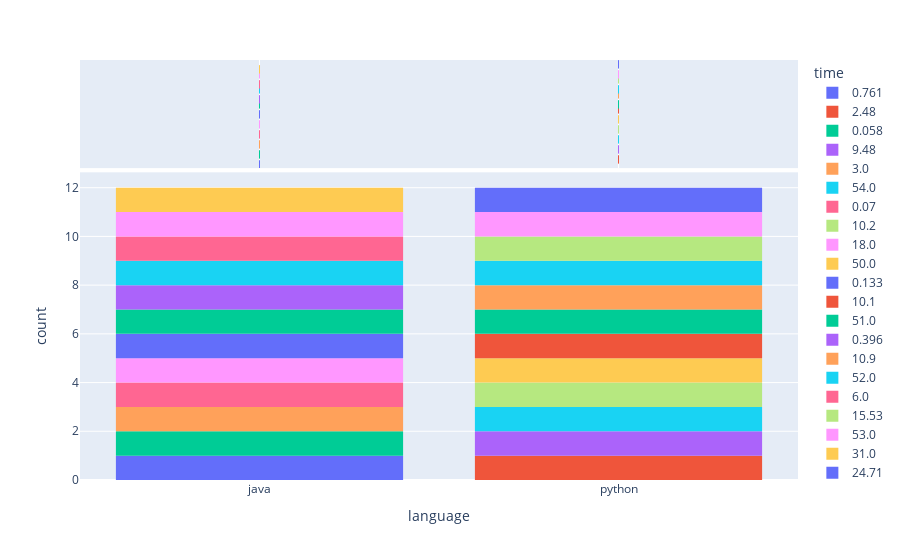

The cell this chart's notebook holds for it:
### Code cell
#this is a plotly graph,run the code(can't be shown in github)
fig = px.histogram(df1,                     #dataframe
                   x = 'language',         #x-values column
                   color = 'time',            #column shown by color
                   marginal = 'rug',         #plot type (eg box,rug) 
                   hover_data = df1.columns #extra info in hover
                   )
fig.show()

### Figure 1 — Plotly figure (JSON) as saved in the notebook; plotly's stock layout.template omitted (floating-point values rounded to 4 significant figures)
{"data": [{"alignmentgroup": "True", "bingroup": "x", "hovertemplate": "time=0.761<br>language=%{x}<br>count=%{y}<extra></extra>", "legendgroup": "0.761", "marker": {"color": "#636efa", "pattern": {"shape": ""}}, "name": "0.761", "offsetgroup": "0.761", "orientation": "v", "showlegend": true, "type": "histogram", "x": ["java"], "xaxis": "x", "yaxis": "y"}, {"alignmentgroup": "True", "boxpoints": "all", "customdata": [[0.761]], "fillcolor": "rgba(255,255,255,0)", "hoveron": "points", "hovertemplate": "time=%{customdata[0]}<br>language=%{x}<extra></extra>", "jitter": 0, "legendgroup": "0.761", "line": {"color": "rgba(255,255,255,0)"}, "marker": {"color": "#636efa", "symbol": "line-ns-open"}, "name": "0.761", "offsetgroup": "0.761", "showlegend": false, "type": "box", "x": ["java"], "xaxis": "x2", "yaxis": "y2"}, {"alignmentgroup": "True", "bingroup": "x", "hovertemplate": "time=2.48<br>language=%{x}<br>count=%{y}<extra></extra>", "legendgroup": "2.48", "marker": {"color": "#EF553B", "pattern": {"shape": ""}}, "name": "2.48", "offsetgroup": "2.48", "orientation": "v", "showlegend": true, "type": "histogram", "x": ["python"], "xaxis": "x", "yaxis": "y"}, {"alignmentgroup": "True", "boxpoints": "all", "customdata": [[2.48]], "fillcolor": "rgba(255,255,255,0)", "hoveron": "points", "hovertemplate": "time=%{customdata[0]}<br>language=%{x}<extra></extra>", "jitter": 0, "legendgroup": "2.48", "line": {"color": "rgba(255,255,255,0)"}, "marker": {"color": "#EF553B", "symbol": "line-ns-open"}, "name": "2.48", "offsetgroup": "2.48", "showlegend": false, "type": "box", "x": ["python"], "xaxis": "x2", "yaxis": "y2"}, {"alignmentgroup": "True", "bingroup": "x", "hovertemplate": "time=0.058<br>language=%{x}<br>count=%{y}<extra></extra>", "legendgroup": "0.058", "marker": {"color": "#00cc96", "pattern": {"shape": ""}}, "name": "0.058", "offsetgroup": "0.058", "orientation": "v", "showlegend": true, "type": "histogram", "x": ["java"], "xaxis": "x", "yaxis": "y"}, {"alignmentgroup": "True", "boxpoints": "all", "customdata": [[0.058]], "fillcolor": "rgba(255,255,255,0)", "hoveron": "points", "hovertemplate": "time=%{customdata[0]}<br>language=%{x}<extra></extra>", "jitter": 0, "legendgroup": "0.058", "line": {"color": "rgba(255,255,255,0)"}, "marker": {"color": "#00cc96", "symbol": "line-ns-open"}, "name": "0.058", "offsetgroup": "0.058", "showlegend": false, "type": "box", "x": ["java"], "xaxis": "x2", "yaxis": "y2"}, {"alignmentgroup": "True", "bingroup": "x", "hovertemplate": "time=9.48<br>language=%{x}<br>count=%{y}<extra></extra>", "legendgroup": "9.48", "marker": {"color": "#ab63fa", "pattern": {"shape": ""}}, "name": "9.48", "offsetgroup": "9.48", "orientation": "v", "showlegend": true, "type": "histogram", "x": ["python"], "xaxis": "x", "yaxis": "y"}, {"alignmentgroup": "True", "boxpoints": "all", "customdata": [[9.48]], "fillcolor": "rgba(255,255,255,0)", "hoveron": "points", "hovertemplate": "time=%{customdata[0]}<br>language=%{x}<extra></extra>", "jitter": 0, "legendgroup": "9.48", "line": {"color": "rgba(255,255,255,0)"}, "marker": {"color": "#ab63fa", "symbol": "line-ns-open"}, "name": "9.48", "offsetgroup": "9.48", "showlegend": false, "type": "box", "x": ["python"], "xaxis": "x2", "yaxis": "y2"}, {"alignmentgroup": "True", "bingroup": "x", "hovertemplate": "time=3.0<br>language=%{x}<br>count=%{y}<extra></extra>", "legendgroup": "3.0", "marker": {"color": "#FFA15A", "pattern": {"shape": ""}}, "name": "3.0", "offsetgroup": "3.0", "orientation": "v", "showlegend": true, "type": "histogram", "x": ["java"], "xaxis": "x", "yaxis": "y"}, {"alignmentgroup": "True", "boxpoints": "all", "customdata": [[3]], "fillcolor": "rgba(255,255,255,0)", "hoveron": "points", "hovertemplate": "time=%{customdata[0]}<br>language=%{x}<extra></extra>", "jitter": 0, "legendgroup": "3.0", "line": {"color": "rgba(255,255,255,0)"}, "marker": {"color": "#FFA15A", "symbol": "line-ns-open"}, "name": "3.0", "offsetgroup": "3.0", "showlegend": false, "type": "box", "x": ["java"], "xaxis": "x2", "yaxis": "y2"}, {"alignmentgroup": "True", "bingroup": "x", "hovertemplate": "time=54.0<br>language=%{x}<br>count=%{y}<extra></extra>", "legendgroup": "54.0", "marker": {"color": "#19d3f3", "pattern": {"shape": ""}}, "name": "54.0", "offsetgroup": "54.0", "orientation": "v", "showlegend": true, "type": "histogram", "x": ["python"], "xaxis": "x", "yaxis": "y"}, {"alignmentgroup": "True", "boxpoints": "all", "customdata": [[54]], "fillcolor": "rgba(255,255,255,0)", "hoveron": "points", "hovertemplate": "time=%{customdata[0]}<br>language=%{x}<extra></extra>", "jitter": 0, "legendgroup": "54.0", "line": {"color": "rgba(255,255,255,0)"}, "marker": {"color": "#19d3f3", "symbol": "line-ns-open"}, "name": "54.0", "offsetgroup": "54.0", "showlegend": false, "type": "box", "x": ["python"], "xaxis": "x2", "yaxis": "y2"}, {"alignmentgroup": "True", "bingroup": "x", "hovertemplate": "time=0.07<br>language=%{x}<br>count=%{y}<extra></extra>", "legendgroup": "0.07", "marker": {"color": "#FF6692", "pattern": {"shape": ""}}, "name": "0.07", "offsetgroup": "0.07", "orientation": "v", "showlegend": true, "type": "histogram", "x": ["java"], "xaxis": "x", "yaxis": "y"}, {"alignmentgroup": "True", "boxpoints": "all", "customdata": [[0.07]], "fillcolor": "rgba(255,255,255,0)", "hoveron": "points", "hovertemplate": "time=%{customdata[0]}<br>language=%{x}<extra></extra>", "jitter": 0, "legendgroup": "0.07", "line": {"color": "rgba(255,255,255,0)"}, "marker": {"color": "#FF6692", "symbol": "line-ns-open"}, "name": "0.07", "offsetgroup": "0.07", "showlegend": false, "type": "box", "x": ["java"], "xaxis": "x2", "yaxis": "y2"}, {"alignmentgroup": "True", "bingroup": "x", "hovertemplate": "time=10.2<br>language=%{x}<br>count=%{y}<extra></extra>", "legendgroup": "10.2", "marker": {"color": "#B6E880", "pattern": {"shape": ""}}, "name": "10.2", "offsetgroup": "10.2", "orientation": "v", "showlegend": true, "type": "histogram", "x": ["python"], "xaxis": "x", "yaxis": "y"}, {"alignmentgroup": "True", "boxpoints": "all", "customdata": [[10.2]], "fillcolor": "rgba(255,255,255,0)", "hoveron": "points", "hovertemplate": "time=%{customdata[0]}<br>language=%{x}<extra></extra>", "jitter": 0, "legendgroup": "10.2", "line": {"color": "rgba(255,255,255,0)"}, "marker": {"color": "#B6E880", "symbol": "line-ns-open"}, "name": "10.2", "offsetgroup": "10.2", "showlegend": false, "type": "box", "x": ["python"], "xaxis": "x2", "yaxis": "y2"}, {"alignmentgroup": "True", "bingroup": "x", "hovertemplate": "time=18.0<br>language=%{x}<br>count=%{y}<extra></extra>", "legendgroup": "18.0", "marker": {"color": "#FF97FF", "pattern": {"shape": ""}}, "name": "18.0", "offsetgroup": "18.0", "orientation": "v", "showlegend": true, "type": "histogram", "x": ["java"], "xaxis": "x", "yaxis": "y"}, {"alignmentgroup": "True", "boxpoints": "all", "customdata": [[18]], "fillcolor": "rgba(255,255,255,0)", "hoveron": "points", "hovertemplate": "time=%{customdata[0]}<br>language=%{x}<extra></extra>", "jitter": 0, "legendgroup": "18.0", "line": {"color": "rgba(255,255,255,0)"}, "marker": {"color": "#FF97FF", "symbol": "line-ns-open"}, "name": "18.0", "offsetgroup": "18.0", "showlegend": false, "type": "box", "x": ["java"], "xaxis": "x2", "yaxis": "y2"}, {"alignmentgroup": "True", "bingroup": "x", "hovertemplate": "time=50.0<br>language=%{x}<br>count=%{y}<extra></extra>", "legendgroup": "50.0", "marker": {"color": "#FECB52", "pattern": {"shape": ""}}, "name": "50.0", "offsetgroup": "50.0", "orientation": "v", "showlegend": true, "type": "histogram", "x": ["python"], "xaxis": "x", "yaxis": "y"}, {"alignmentgroup": "True", "boxpoints": "all", "customdata": [[50]], "fillcolor": "rgba(255,255,255,0)", "hoveron": "points", "hovertemplate": "time=%{customdata[0]}<br>language=%{x}<extra></extra>", "jitter": 0, "legendgroup": "50.0", "line": {"color": "rgba(255,255,255,0)"}, "marker": {"color": "#FECB52", "symbol": "line-ns-open"}, "name": "50.0", "offsetgroup": "50.0", "showlegend": false, "type": "box", "x": ["python"], "xaxis": "x2", "yaxis": "y2"}, {"alignmentgroup": "True", "bingroup": "x", "hovertemplate": "time=0.133<br>language=%{x}<br>count=%{y}<extra></extra>", "legendgroup": "0.133", "marker": {"color": "#636efa", "pattern": {"shape": ""}}, "name": "0.133", "offsetgroup": "0.133", "orientation": "v", "showlegend": true, "type": "histogram", "x": ["java"], "xaxis": "x", "yaxis": "y"}, {"alignmentgroup": "True", "boxpoints": "all", "customdata": [[0.133]], "fillcolor": "rgba(255,255,255,0)", "hoveron": "points", "hovertemplate": "time=%{customdata[0]}<br>language=%{x}<extra></extra>", "jitter": 0, "legendgroup": "0.133", "line": {"color": "rgba(255,255,255,0)"}, "marker": {"color": "#636efa", "symbol": "line-ns-open"}, "name": "0.133", "offsetgroup": "0.133", "showlegend": false, "type": "box", "x": ["java"], "xaxis": "x2", "yaxis": "y2"}, {"alignmentgroup": "True", "bingroup": "x", "hovertemplate": "time=10.1<br>language=%{x}<br>count=%{y}<extra></extra>", "legendgroup": "10.1", "marker": {"color": "#EF553B", "pattern": {"shape": ""}}, "name": "10.1", "offsetgroup": "10.1", "orientation": "v", "showlegend": true, "type": "histogram", "x": ["python"], "xaxis": "x", "yaxis": "y"}, {"alignmentgroup": "True", "boxpoints": "all", "customdata": [[10.1]], "fillcolor": "rgba(255,255,255,0)", "hoveron": "points", "hovertemplate": "time=%{customdata[0]}<br>language=%{x}<extra></extra>", "jitter": 0, "legendgroup": "10.1", "line": {"color": "rgba(255,255,255,0)"}, "marker": {"color": "#EF553B", "symbol": "line-ns-open"}, "name": "10.1", "offsetgroup": "10.1", "showlegend": false, "type": "box", "x": ["python"], "xaxis": "x2", "yaxis": "y2"}, {"alignmentgroup": "True", "bingroup": "x", "hovertemplate": "time=51.0<br>language=%{x}<br>count=%{y}<extra></extra>", "legendgroup": "51.0", "marker": {"color": "#00cc96", "pattern": {"shape": ""}}, "name": "51.0", "offsetgroup": "51.0", "orientation": "v", "showlegend": true, "type": "histogram", "x": ["java", "python"], "xaxis": "x", "yaxis": "y"}, {"alignmentgroup": "True", "boxpoints": "all", "customdata": [[51], [51]], "fillcolor": "rgba(255,255,255,0)", "hoveron": "points", "hovertemplate": "time=%{customdata[0]}<br>language=%{x}<extra></extra>", "jitter": 0, "legendgroup": "51.0", "line": {"color": "rgba(255,255,255,0)"}, "marker": {"color": "#00cc96", "symbol": "line-ns-open"}, "name": "51.0", "offsetgroup": "51.0", "showlegend": false, "type": "box", "x": ["java", "python"], "xaxis": "x2", "yaxis": "y2"}, {"alignmentgroup": "True", "bingroup": "x", "hovertemplate": "time=0.396<br>language=%{x}<br>count=%{y}<extra></extra>", "legendgroup": "0.396", "marker": {"color": "#ab63fa", "pattern": {"shape": ""}}, "name": "0.396", "offsetgroup": "0.396", "orientation": "v", "showlegend": true, "type": "histogram", "x": ["java"], "xaxis": "x", "yaxis": "y"}, {"alignmentgroup": "True", "boxpoints": "all", "customdata": [[0.396]], "fillcolor": "rgba(255,255,255,0)", "hoveron": "points", "hovertemplate": "time=%{customdata[0]}<br>language=%{x}<extra></extra>", "jitter": 0, "legendgroup": "0.396", "line": {"color": "rgba(255,255,255,0)"}, "marker": {"color": "#ab63fa", "symbol": "line-ns-open"}, "name": "0.396", "offsetgroup": "0.396", "showlegend": false, "type": "box", "x": ["java"], "xaxis": "x2", "yaxis": "y2"}, {"alignmentgroup": "True", "bingroup": "x", "hovertemplate": "time=10.9<br>language=%{x}<br>count=%{y}<extra></extra>", "legendgroup": "10.9", "marker": {"color": "#FFA15A", "pattern": {"shape": ""}}, "name": "10.9", "offsetgroup": "10.9", "orientation": "v", "showlegend": true, "type": "histogram", "x": ["python"], "xaxis": "x", "yaxis": "y"}, {"alignmentgroup": "True", "boxpoints": "all", "customdata": [[10.9]], "fillcolor": "rgba(255,255,255,0)", "hoveron": "points", "hovertemplate": "time=%{customdata[0]}<br>language=%{x}<extra></extra>", "jitter": 0, "legendgroup": "10.9", "line": {"color": "rgba(255,255,255,0)"}, "marker": {"color": "#FFA15A", "symbol": "line-ns-open"}, "name": "10.9", "offsetgroup": "10.9", "showlegend": false, "type": "box", "x": ["python"], "xaxis": "x2", "yaxis": "y2"}, {"alignmentgroup": "True", "bingroup": "x", "hovertemplate": "time=52.0<br>language=%{x}<br>count=%{y}<extra></extra>", "legendgroup": "52.0", "marker": {"color": "#19d3f3", "pattern": {"shape": ""}}, "name": "52.0", "offsetgroup": "52.0", "orientation": "v", "showlegend": true, "type": "histogram", "x": ["java", "python"], "xaxis": "x", "yaxis": "y"}, {"alignmentgroup": "True", "boxpoints": "all", "customdata": [[52], [52]], "fillcolor": "rgba(255,255,255,0)", "hoveron": "points", "hovertemplate": "time=%{customdata[0]}<br>language=%{x}<extra></extra>", "jitter": 0, "legendgroup": "52.0", "line": {"color": "rgba(255,255,255,0)"}, "marker": {"color": "#19d3f3", "symbol": "line-ns-open"}, "name": "52.0", "offsetgroup": "52.0", "showlegend": false, "type": "box", "x": ["java", "python"], "xaxis": "x2", "yaxis": "y2"}, {"alignmentgroup": "True", "bingroup": "x", "hovertemplate": "time=6.0<br>language=%{x}<br>count=%{y}<extra></extra>", "legendgroup": "6.0", "marker": {"color": "#FF6692", "pattern": {"shape": ""}}, "name": "6.0", "offsetgroup": "6.0", "orientation": "v", "showlegend": true, "type": "histogram", "x": ["java"], "xaxis": "x", "yaxis": "y"}, {"alignmentgroup": "True", "boxpoints": "all", "customdata": [[6]], "fillcolor": "rgba(255,255,255,0)", "hoveron": "points", "hovertemplate": "time=%{customdata[0]}<br>language=%{x}<extra></extra>", "jitter": 0, "legendgroup": "6.0", "line": {"color": "rgba(255,255,255,0)"}, "marker": {"color": "#FF6692", "symbol": "line-ns-open"}, "name": "6.0", "offsetgroup": "6.0", "showlegend": false, "type": "box", "x": ["java"], "xaxis": "x2", "yaxis": "y2"}, {"alignmentgroup": "True", "bingroup": "x", "hovertemplate": "time=15.53<br>language=%{x}<br>count=%{y}<extra></extra>", "legendgroup": "15.53", "marker": {"color": "#B6E880", "pattern": {"shape": ""}}, "name": "15.53", "offsetgroup": "15.53", "orientation": "v", "showlegend": true, "type": "histogram", "x": ["python"], "xaxis": "x", "yaxis": "y"}, {"alignmentgroup": "True", "boxpoints": "all", "customdata": [[15.53]], "fillcolor": "rgba(255,255,255,0)", "hoveron": "points", "hovertemplate": "time=%{customdata[0]}<br>language=%{x}<extra></extra>", "jitter": 0, "legendgroup": "15.53", "line": {"color": "rgba(255,255,255,0)"}, "marker": {"color": "#B6E880", "symbol": "line-ns-open"}, "name": "15.53", "offsetgroup": "15.53", "showlegend": false, "type": "box", "x": ["python"], "xaxis": "x2", "yaxis": "y2"}, {"alignmentgroup": "True", "bingroup": "x", "hovertemplate": "time=53.0<br>language=%{x}<br>count=%{y}<extra></extra>", "legendgroup": "53.0", "marker": {"color": "#FF97FF", "pattern": {"shape": ""}}, "name": "53.0", "offsetgroup": "53.0", "orientation": "v", "showlegend": true, "type": "histogram", "x": ["java", "python"], "xaxis": "x", "yaxis": "y"}, {"alignmentgroup": "True", "boxpoints": "all", "customdata": [[53], [53]], "fillcolor": "rgba(255,255,255,0)", "hoveron": "points", "hovertemplate": "time=%{customdata[0]}<br>language=%{x}<extra></extra>", "jitter": 0, "legendgroup": "53.0", "line": {"color": "rgba(255,255,255,0)"}, "marker": {"color": "#FF97FF", "symbol": "line-ns-open"}, "name": "53.0", "offsetgroup": "53.0", "showlegend": false, "type": "box", "x": ["java", "python"], "xaxis": "x2", "yaxis": "y2"}, {"alignmentgroup": "True", "bingroup": "x", "hovertemplate": "time=31.0<br>language=%{x}<br>count=%{y}<extra></extra>", "legendgroup": "31.0", "marker": {"color": "#FECB52", "pattern": {"shape": ""}}, "name": "31.0", "offsetgroup": "31.0", "orientation": "v", "showlegend": true, "type": "histogram", "x": ["java"], "xaxis": "x", "yaxis": "y"}, {"alignmentgroup": "True", "boxpoints": "all", "customdata": [[31]], "fillcolor": "rgba(255,255,255,0)", "hoveron": "points", "hovertemplate": "time=%{customdata[0]}<br>language=%{x}<extra></extra>", "jitter": 0, "legendgroup": "31.0", "line": {"color": "rgba(255,255,255,0)"}, "marker": {"color": "#FECB52", "symbol": "line-ns-open"}, "name": "31.0", "offsetgroup": "31.0", "showlegend": false, "type": "box", "x": ["java"], "xaxis": "x2", "yaxis": "y2"}, {"alignmentgroup": "True", "bingroup": "x", "hovertemplate": "time=24.71<br>language=%{x}<br>count=%{y}<extra></extra>", "legendgroup": "24.71", "marker": {"color": "#636efa", "pattern": {"shape": ""}}, "name": "24.71", "offsetgroup": "24.71", "orientation": "v", "showlegend": true, "type": "histogram", "x": ["python"], "xaxis": "x", "yaxis": "y"}, {"alignmentgroup": "True", "boxpoints": "all", "customdata": [[24.71]], "fillcolor": "rgba(255,255,255,0)", "hoveron": "points", "hovertemplate": "time=%{customdata[0]}<br>language=%{x}<extra></extra>", "jitter": 0, "legendgroup": "24.71", "line": {"color": "rgba(255,255,255,0)"}, "marker": {"color": "#636efa", "symbol": "line-ns-open"}, "name": "24.71", "offsetgroup": "24.71", "showlegend": false, "type": "box", "x": ["python"], "xaxis": "x2", "yaxis": "y2"}], "layout": {"barmode": "relative", "legend": {"title": {"text": "time"}, "tracegroupgap": 0}, "margin": {"t": 60}, "xaxis": {"anchor": "y", "domain": [0, 1], "title": {"text": "language"}}, "xaxis2": {"anchor": "y2", "domain": [0, 1], "matches": "x", "showgrid": true, "showticklabels": false}, "yaxis": {"anchor": "x", "domain": [0, 0.7326], "title": {"text": "count"}}, "yaxis2": {"anchor": "x2", "domain": [0.7426, 1], "matches": "y2", "showgrid": false, "showline": false, "showticklabels": false, "ticks": ""}}}
